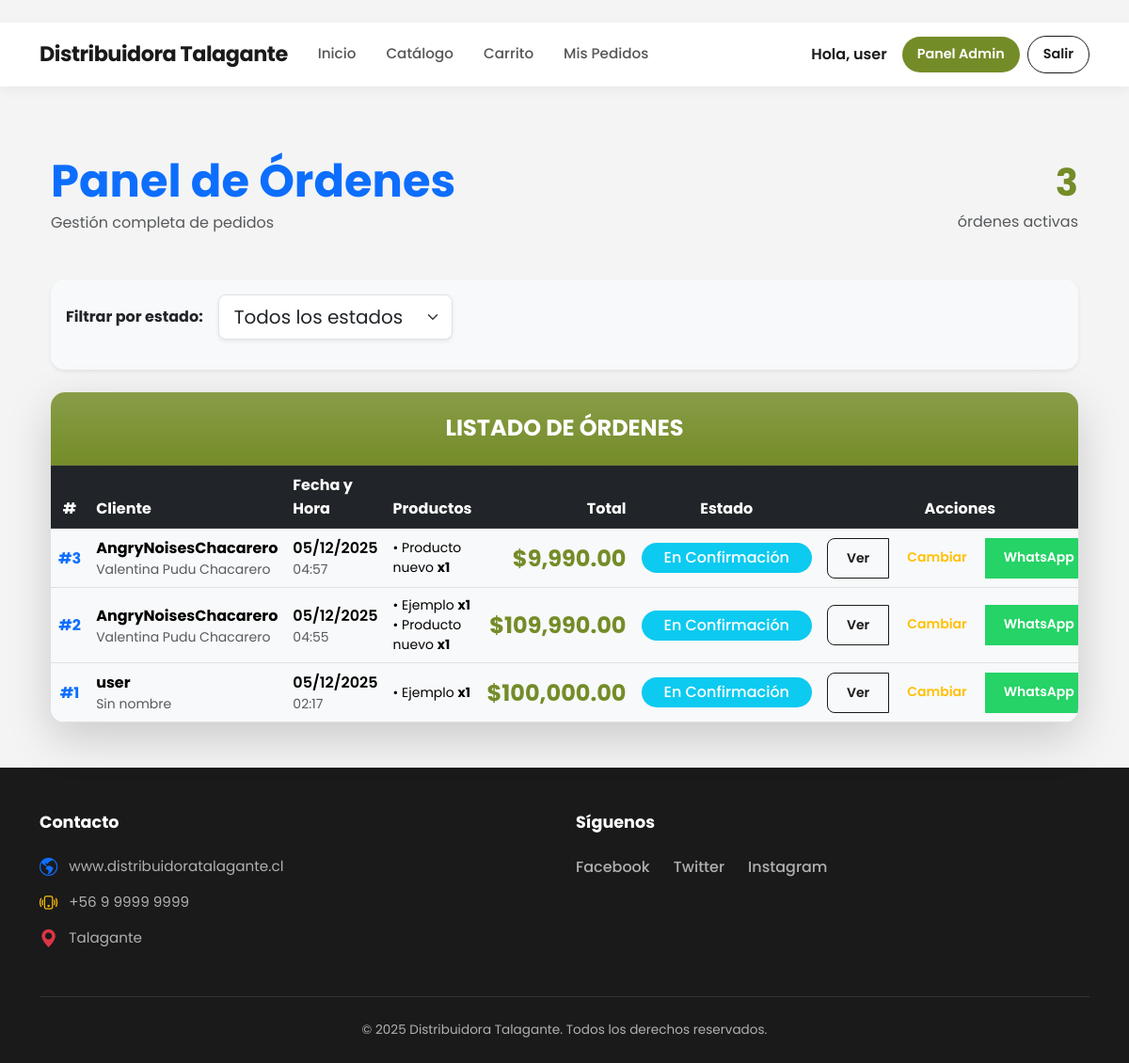
The page /panel/ (signed in) on the database its author committed.
### core/models.py (models this page shows, shortened)
class Orden(models.Model):
    ESTADOS = [
        ('pendiente', 'Pendiente de Pago'),
        ('confirmacion', 'En Confirmación'),
        ('preparacion', 'En Preparación'),
        ('despacho', 'En Despacho / Listo para Retiro'),
        ('cancelado', 'Cancelado'),
        ('completado', 'Completado'),
    ]
    METODOS_PAGO = [
        ('transferencia', 'Transferencia Bancaria'),
        ('efectivo', 'Pago en Efectivo (Retiro)'),
    ]
    usuario = models.ForeignKey(User, on_delete=models.CASCADE)
    fecha = models.DateTimeField(auto_now_add=True)
    estado = models.CharField(max_length=20, choices=ESTADOS, default='pendiente')
    total = models.DecimalField(max_digits=12, decimal_places=2)
    metodo_pago = models.CharField(max_length=20, choices=METODOS_PAGO, default='transferencia')
    instrucciones_transferencia = models.TextField(default="Realice transferencia a Cuenta Corriente XXXX-XXXX y envíe comprobante por WhatsApp.")
    comprobante = models.ImageField(upload_to='comprobantes/', blank=True, null=True, help_text="Foto del comprobante de pago")
    nota_comprobante = models.TextField(blank=True, null=True, help_text="Link o nota del comprobante (opcional)")
    mensaje_cliente = models.TextField(blank=True, help_text="Mensaje opcional del cliente")

class Perfil(models.Model):
    usuario = models.OneToOneField(User, on_delete=models.CASCADE, related_name='perfil')
    nombre = models.CharField("Nombre(s)", max_length=70)
    apellido_paterno = models.CharField("Apellido Paterno", max_length=50)
    apellido_materno = models.CharField("Apellido Materno", max_length=50, blank=True, null=True)
    rut = models.CharField(
        max_length=12,
        unique=True,
        validators=[RegexValidator(regex=r'^\d{7,8}-[\dKk]$', message='Formato RUT inválido')],
        help_text="Ejemplo: 11527103-2"
    )
    telefono = models.CharField(max_length=15, blank=True, null=True)
    es_admin = models.BooleanField(default=False)
    def nombre_completo(self):
        if self.apellido_materno:
            return f"{self.nombre} {self.apellido_paterno} {self.apellido_materno}"
        return f"{self.nombre} {self.apellido_paterno}"
    nombre_completo.short_description = "Nombre Completo"
    class Meta:
        verbose_name_plural = "Perfiles"

class ItemOrden(models.Model):
    orden = models.ForeignKey(Orden, on_delete=models.CASCADE)
    producto = models.ForeignKey(Producto, on_delete=models.CASCADE)
    cantidad = models.PositiveIntegerField()
    precio = models.DecimalField(max_digits=10, decimal_places=2)

class Producto(models.Model):
    codigo_barras = models.CharField(max_length=50, unique=True, blank=True, null=True,help_text="Se genera automáticamente si lo dejas vacío")
    nombre = models.CharField(max_length=200)
    categoria = models.CharField(max_length=50, blank=True)
    descripcion = models.TextField(blank=True)
    unidad_medida = models.CharField(max_length=2, choices=UnidadMedida.choices, default=UnidadMedida.UN)
    stock = models.DecimalField(max_digits=12, decimal_places=3, default=Decimal('0.000'))
    precio = models.DecimalField(
        max_digits=10,
        decimal_places=0,
        default=0,
        verbose_name="Precio"
    )
    tamano_paquete = models.DecimalField(max_digits=10, decimal_places=3, default=Decimal('1.000'), help_text="Ej: 10 para caja de 10 unidades")
    producto_hijo = models.ForeignKey('self', on_delete=models.SET_NULL, null=True, blank=True, related_name='productos_padre')
    fecha_vencimiento = models.DateField(null=True, blank=True)
    imagen = models.ImageField(upload_to='productos/', blank=True, null=True)
    activo = models.BooleanField(default=True)
    creado_en = models.DateTimeField(auto_now_add=True)
    actualizado_en = models.DateTimeField(auto_now=True)

### core/views.py (the view)
# urls.py: path('panel/', views.admin_panel, name='admin_panel'),
@login_required
@user_passes_test(is_superuser)
def admin_panel(request):
    estado_filtro = request.GET.get('estado', '')
    ordenes = Orden.objects.all().select_related('usuario__perfil').prefetch_related('itemorden_set__producto').order_by('-fecha')
    if estado_filtro:
        ordenes = ordenes.filter(estado=estado_filtro)
    else:
        ordenes = ordenes.exclude(estado__in=['cancelado', 'completado'])
    from django.core.paginator import Paginator
    paginator = Paginator(ordenes, 25)
    page = request.GET.get('page')
    ordenes = paginator.get_page(page)
    context = {
        'ordenes': ordenes,
        'estado_filtro': estado_filtro,
    }
    return render(request, 'core/admin_panel.html', context)

### core/views.py (called while the page is built)
def is_superuser(user):
    return user.is_superuser

### core/templates/core/admin_panel.html (shortened to what this page needs)
{% extends "core/base.html" %}
{% load humanize %}
{% block content %}
<div class="container-fluid py-5">
    <div class="d-flex justify-content-between align-items-center mb-5">
        <div>
            <h1 class="display-5 fw-bold text-primary mb-1">
                Panel de Órdenes
            </h1>
            <p class="text-muted mb-0">Gestión completa de pedidos</p>
        </div>
        <div class="text-end">
            <div class="fs-1 fw-bold text-success">{{ ordenes|length }}</div>
            <div class="text-muted">órdenes activas</div>
        </div>
    </div>
    <div class="card border-0 shadow-sm mb-4">
        <div class="card-body bg-light">
            <form method="get" class="row g-3 align-items-center">
                <div class="col-auto">
                    <label class="form-label fw-bold text-dark mb-0">Filtrar por estado:</label>
                </div>
                <div class="col-auto">
                    <select name="estado" class="form-select form-select-lg shadow-sm" onchange="this.form.submit()">
                        <option value="">Todos los estados</option>
                    </select>
                </div>
            </form>
        </div>
    </div>
    <div class="card border-0 shadow-lg">
        <div class="card-header bg-gradient bg-primary text-white py-4">
            <h4 class="mb-0 text-center text-uppercase fw-bold">
                Listado de Órdenes
            </h4>
        </div>
        <div class="table-responsive">
            <table class="table table-hover mb-0 align-middle">
                <thead class="table-dark">
                    <tr>
                        <th class="text-center">#</th>
                        <th>Cliente</th>
                        <th>Fecha y Hora</th>
                        <th>Productos</th>
                        <th class="text-end">Total</th>
                        <th class="text-center">Estado</th>
                        <th class="text-center">Acciones</th>
                    </tr>
                </thead>
                <tbody>
                    {% for orden in ordenes %}
                    <tr class="table-light">
                        <td class="text-center fw-bold text-primary">#{{ orden.id }}</td>
                        <td>
                            <div class="fw-bold">{{ orden.usuario.username }}</div>
                            <small class="text-muted">
                                {{ orden.usuario.perfil.nombre_completo|default:"Sin nombre" }}
                            </small>
                        </td>
                        <td>
                            <div class="fw-semibold">{{ orden.fecha|date:"d/m/Y" }}</div>
                            <small class="text-muted">{{ orden.fecha|time:"H:i" }}</small>
                        </td>
                        <td class="small">
                            {% for item in orden.itemorden_set.all|slice:":4" %}
                                • {{ item.producto.nombre }} <strong>x{{ item.cantidad }}</strong><br>
                            {% endfor %}
                        </td>
                        <td class="text-end">
                            <span class="fs-4 fw-bold text-success">
                                ${{ orden.total|intcomma }}
                            </span>
                        </td>
                        <td class="text-center">
                            <span class="badge rounded-pill px-4 py-2 fs-6
                                {% if orden.estado == 'pendiente' %} bg-warning text-dark
                                {% elif orden.estado == 'confirmacion' %} bg-info text-white
                                {% elif orden.estado == 'preparacion' %} bg-primary text-white
                                {% elif orden.estado == 'despacho' %} bg-orange text-white
                                {% elif orden.estado == 'completado' %} bg-success text-white
                                {% elif orden.estado == 'cancelado' %} bg-danger text-white
                                {% else %} bg-secondary text-white
                                {% endif %}">
                                {{ orden.get_estado_display }}
                            </span>
                        </td>
                        <td class="text-center">
                            <div class="btn-group" role="group">
                                <a href="{% url 'orden_detail' orden.id %}"
                                   class="btn btn-outline-primary btn-sm" title="Ver detalle">
                                    Ver
                                </a>
                                <a href="{% url 'update_orden_status' orden.id %}"
                                   class="btn btn-outline-warning btn-sm" title="Cambiar estado">
                                    Cambiar
                                </a>
                                <a href="{{ orden.get_whatsapp_link }}" target="_blank"
                                   class="btn btn-success btn-sm" title="Contactar por WhatsApp">
                                    WhatsApp
                                </a>
                            </div>
                        </td>
                    </tr>
                    {% endfor %}
                </tbody>
            </table>
        </div>
    </div>
</div>
{% endblock %}

### core/templates/core/base.html (shortened to what this page needs)
﻿{% load static %}
<!DOCTYPE html>
<html lang="es">
<head>
  <link rel="stylesheet" href="https://cdn.jsdelivr.net/npm/bootstrap@5.3.0/dist/css/bootstrap.min.css">
  <link rel="stylesheet" href="https://cdn.jsdelivr.net/npm/bootstrap-icons@1.10.0/font/bootstrap-icons.css">
  <link rel="stylesheet" href="{% static 'core/css/style.css' %}?v=21">
</head>
<body class="site">
  {% with current=request.resolver_match.url_name %}
  <nav class="navbar navbar-expand-lg sticky-top">
    <div class="container">
      <a class="navbar-brand" href="{% url 'home' %}">Distribuidora Talagante</a>
      <div class="collapse navbar-collapse" id="navbarNav">
        <ul class="navbar-nav me-auto mb-2 mb-lg-0">
          <li class="nav-item"><a class="nav-link {% if current == 'home' %}active{% endif %}" href="{% url 'home' %}">Inicio</a></li>
          <li class="nav-item"><a class="nav-link {% if current == 'catalogo' %}active{% endif %}" href="{% url 'catalogo' %}">Catálogo</a></li>
          <li class="nav-item"><a class="nav-link {% if current == 'carrito' %}active{% endif %}" href="{% url 'carrito' %}">Carrito</a></li>
          <li class="nav-item"><a class="nav-link {% if current == 'mis_compras' %}active{% endif %}" href="{% url 'mis_compras' %}">Mis Pedidos</a></li>
        </ul>
        <div class="d-flex gap-2 align-items-center">
          {% if user.is_authenticated %}
            <span class="me-2 fw-semibold d-none d-lg-block">Hola, {{ user.username }}</span>
            {% if user.is_staff or user.is_superuser %}
              <a href="{% url 'admin_home' %}" class="btn btn-primary btn-sm px-3">Panel Admin</a>
            {% endif %}
            <a href="{% url 'logout' %}" class="btn btn-outline-dark btn-sm px-3">Salir</a>
          {% else %}
            <a href="{% url 'login' %}" class="btn btn-primary btn-sm px-4">Iniciar Sesión</a>
            <a href="{% url 'login' %}?tab=register" class="btn btn-light btn-sm px-4 border">Registrarse</a>
          {% endif %}
        </div>
      </div>
    </div>
  </nav>
  {% endwith %}
  <main class="site-main">
    <div class="container mt-4">
      {% block content %}{% endblock %}
    </div>
  </main>
  <footer class="global-footer">
    <div class="container">
      <div class="row pt-5 pb-4">
        <div class="col-md-6 mb-4 mb-md-0">
          <h5 class="footer-title">Contacto</h5>
          <ul class="list-unstyled footer-list">
            <li>
              <i class="bi bi-globe-americas text-primary"></i>
              <a href="#">www.distribuidoratalagante.cl</a>
            </li>
            <li>
              <i class="bi bi-phone-vibrate text-warning"></i>
              <span>+56 9 9999 9999</span>
            </li>
            <li>
              <i class="bi bi-geo-alt-fill text-danger"></i>
              <span>Talagante</span>
            </li>
          </ul>
        </div>
        <div class="col-md-6">
          <h5 class="footer-title">Síguenos</h5>
          <div class="social-links">
            <a href="#">Facebook</a>
            <a href="#">Twitter</a>
            <a href="#">Instagram</a>
          </div>
        </div>
      </div>
      <div class="footer-bottom">
        <p class="mb-0">&copy; 2025 Distribuidora Talagante. Todos los derechos reservados.</p>
      </div>
    </div>
  </footer>
</body>
</html>

### static/core/css/style.css (style rules this page uses)
body { font-family: var(--font-main); color: var(--color-dark); background-color: var(--color-gray-bg); }
a { text-decoration: none; color: inherit; }
.navbar { background-color: var(--color-white) !important; box-shadow: 0 4px 12px rgba(0,0,0,0.05); padding: 12px 0; }
.navbar-brand { font-family: var(--font-main); font-weight: 700; font-size: 1.4rem; color: var(--color-dark) !important; letter-spacing: -0.5px; }
.navbar-nav .nav-link { font-weight: 500; color: #555 !important; font-size: 0.95rem; margin: 0 8px; position: relative; transition: color 0.3s; }
.navbar .btn { border-radius: var(--radius-btn); font-weight: 600; padding: 8px 24px; font-size: 0.9rem; }
.btn { border-radius: var(--radius-card); font-weight: 600; padding: 10px 20px; transition: all 0.3s ease; border: none; }
.btn-primary { background-color: var(--color-primary) !important; border-color: var(--color-primary) !important; color: white !important; }
.btn-outline, .btn-outline-dark, .btn-outline-primary { background-color: transparent !important; border: 1px solid var(--color-dark) !important; color: var(--color-dark) !important; }
.btn-success { background-color: #25D366 !important; color: white; }
.global-footer { background-color: var(--color-dark); color: #b0b0b0; margin-top: auto; font-size: 0.95rem; }
.footer-title { color: #ffffff; font-weight: 700; margin-bottom: 25px; font-size: 1.1rem; }
.footer-list li { margin-bottom: 15px; display: flex; align-items: center; gap: 12px; }
.footer-list a { color: #b0b0b0; text-decoration: none; transition: color 0.3s ease; }
.footer-list i { font-size: 1.2rem; }
.social-links { display: flex; gap: 25px; }
.social-links a { color: #b0b0b0; font-weight: 500; font-size: 1rem; transition: color 0.3s; }
.footer-bottom { border-top: 1px solid #333; padding: 25px 0; text-align: center; margin-top: 10px; font-size: 0.85rem; }
.badge { padding: 8px 12px; border-radius: 30px; font-weight: 500; }
.bg-primary { background-color: var(--color-primary) !important; }
.text-success { color: var(--color-primary) !important; }
html { height: 100%; }
body { min-height: 100vh; display: flex; flex-direction: column; margin: 0; }
.site-main { flex: 1; }
.global-footer { margin-top: auto; width: 100%; }

### core/templates/core/admin_panel.html (style rules this page uses)
.card { border-radius: 15px; overflow: hidden; }
.btn-group .btn { border-radius: 8px; }

### rows shown on the page
Orden: id "3", usuario.username "AngryNoisesChacarero", usuario.perfil.nombre_completo "Valentina Pudu Chacarero", fecha "05/12/2025", fecha "04:57", total "9,990.00", estado "En Confirmación"
ItemOrden: producto.nombre "Producto nuevo", cantidad "1"
Orden: id "2", usuario.username "AngryNoisesChacarero", usuario.perfil.nombre_completo "Valentina Pudu Chacarero", fecha "05/12/2025", fecha "04:55", total "109,990.00", estado "En Confirmación"
ItemOrden: producto.nombre "Ejemplo", cantidad "1"
ItemOrden: producto.nombre "Producto nuevo", cantidad "1"
Orden: id "1", usuario.username "user", usuario.perfil.nombre_completo "Sin nombre", fecha "05/12/2025", fecha "02:17", total "100,000.00", estado "En Confirmación"
ItemOrden: producto.nombre "Ejemplo", cantidad "1"

### other values the page prints
{{ user.username }} "user"
{{ ordenes|length }} "3"
